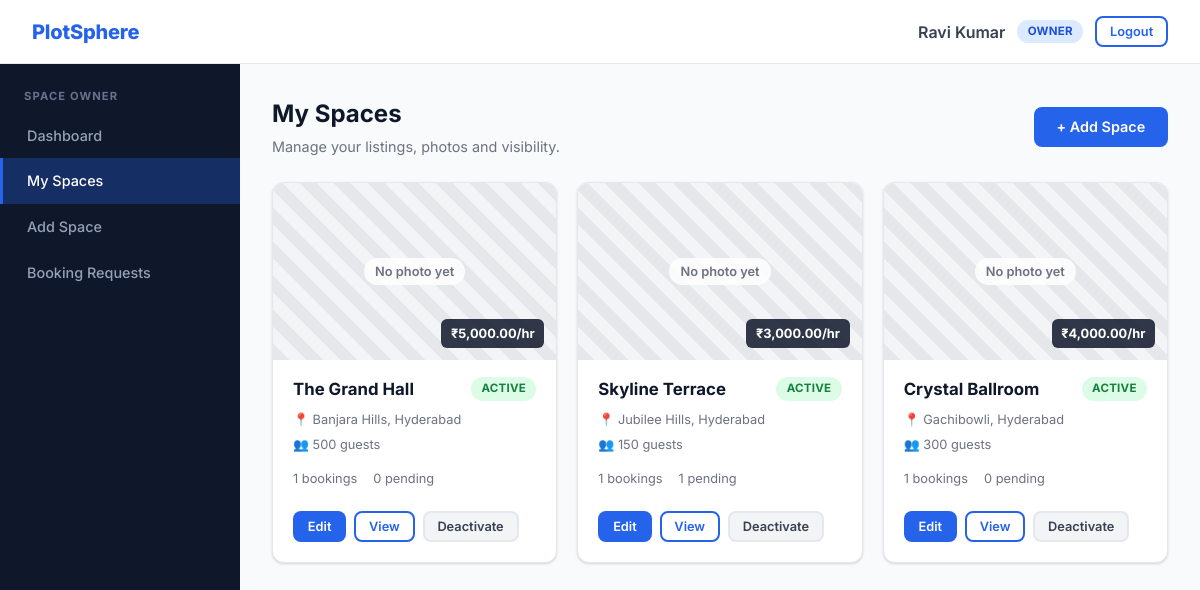
Screenshot of /owner/my_spaces.php (signed in) with the database file from the repository.
### tables this page shows
CREATE TABLE users (
  id INT AUTO_INCREMENT PRIMARY KEY,
  username VARCHAR(50) UNIQUE NOT NULL,
  password VARCHAR(255) NOT NULL,
  role ENUM('admin', 'owner', 'user') NOT NULL DEFAULT 'user',
  full_name VARCHAR(100),
  email VARCHAR(100),
  status ENUM('active','inactive') NOT NULL DEFAULT 'active',
  created_at DATETIME DEFAULT CURRENT_TIMESTAMP
);

CREATE TABLE spaces (
  id INT AUTO_INCREMENT PRIMARY KEY,
  owner_id INT NOT NULL,
  name VARCHAR(100) NOT NULL,
  location VARCHAR(150) NOT NULL,
  capacity INT NOT NULL,
  price_per_hour DECIMAL(10,2) NOT NULL,
  description TEXT,
  themes VARCHAR(255),
  amenities VARCHAR(255),
  photo VARCHAR(255) NULL DEFAULT NULL,
  status ENUM('active','inactive') DEFAULT 'active',
  created_at DATETIME DEFAULT CURRENT_TIMESTAMP,
  FOREIGN KEY (owner_id) REFERENCES users(id)
);

### db/connect.php (called while the page is built, shortened)
<?php
$user = 'root';

### auth/check.php (called while the page is built)
<?php
require_once __DIR__ . '/../includes/bootstrap.php';
require_login();

### owner/my_spaces.php (the view, shortened to what this page needs)
<?php
require_once __DIR__ . '/../auth/check.php';
$user = require_role('owner');
$ownerId = (int)$user['id'];
$spaces = db_all(
    "SELECT s.*,
            (SELECT COUNT(*) FROM bookings b WHERE b.space_id = s.id) AS total_bookings,
            (SELECT COUNT(*) FROM bookings b WHERE b.space_id = s.id AND b.status = 'pending') AS pending_bookings
     FROM spaces s WHERE s.owner_id = ? ORDER BY s.created_at DESC",
    [$ownerId]
);
require __DIR__ . '/../includes/header.php';
?>
<div class="page-header page-header-row">
  <div>
    <h1>My Spaces</h1>
    <p>Manage your listings, photos and visibility.</p>
  </div>
  <a class="btn btn-primary" href="<?php echo e(url('owner/add_space.php')); ?>">+ Add Space</a>
</div>
<?php if ($spaces): ?>
<div class="spaces-grid">
  <?php foreach ($spaces as $s): ?>
    <article class="space-card<?php echo $s['status'] === 'inactive' ? ' is-inactive' : ''; ?>">
      <div class="space-card-media">
        <?php echo photo_html($s['photo'], $s['name']); ?>
        <span class="price-tag"><?php echo money($s['price_per_hour']); ?>/hr</span>
      </div>
      <div class="space-card-body">
        <div class="card-title-row">
          <h3 class="space-card-title"><?php echo e($s['name']); ?></h3>
          <?php echo status_badge($s['status']); ?>
        </div>
        <div class="space-meta">
          <span>📍 <?php echo e($s['location']); ?></span>
          <span>👥 <?php echo (int)$s['capacity']; ?> guests</span>
        </div>
        <div class="space-meta">
          <span><?php echo (int)$s['total_bookings']; ?> bookings</span>
          <span><?php echo (int)$s['pending_bookings']; ?> pending</span>
        </div>
        <div class="space-card-footer">
          <a class="btn btn-primary btn-sm" href="<?php echo e(url('owner/edit_space.php?id=' . (int)$s['id'])); ?>">Edit</a>
          <?php if ($s['status'] === 'active'): ?>
            <a class="btn btn-outline btn-sm" href="<?php echo e(url('user/space.php?id=' . (int)$s['id'])); ?>">View</a>
          <?php endif; ?>
          <form method="post" class="inline-form">
            <button class="btn btn-sm <?php echo $s['status'] === 'active' ? 'btn-muted' : 'btn-success'; ?>" type="submit"><?php echo $s['status'] === 'active' ? 'Deactivate' : 'Activate'; ?></button>
          </form>
        </div>
      </div>
    </article>
  <?php endforeach; ?>
</div>
<?php else: ?>
  <div class="empty-state">You haven't listed any spaces yet. <a href="<?php echo e(url('owner/add_space.php')); ?>">Add your first space</a>.</div>
<?php endif; ?>
<?php require __DIR__ . '/../includes/footer.php'; ?>

### includes/header.php (shortened to what this page needs)
<?php
$user = current_user();
$current = substr(str_replace('\\', '/', (string)($_SERVER['SCRIPT_NAME'] ?? '')), strlen(base_url()) + 1);
$menus = [
    'user' => ['Customer' => [
        'user/home.php' => 'Dashboard',
        'user/browse.php' => 'Browse Spaces',
        'user/my_bookings.php' => 'My Bookings',
    ]],
    'owner' => ['Space Owner' => [
        'owner/home.php' => 'Dashboard',
        'owner/my_spaces.php' => 'My Spaces',
        'owner/add_space.php' => 'Add Space',
        'owner/bookings.php' => 'Booking Requests',
    ]],
    'admin' => ['Administrator' => [
        'admin/home.php' => 'Dashboard',
        'admin/users.php' => 'Users',
        'admin/spaces.php' => 'Spaces',
        'admin/bookings.php' => 'Bookings',
    ]],
];
$aliases = ['user/space.php' => 'user/browse.php', 'user/book.php' => 'user/browse.php', 'owner/edit_space.php' => 'owner/my_spaces.php'];
$activeLink = $aliases[$current] ?? $current;
?>
<!DOCTYPE html>
<html lang="en">
<head>
  <link rel="stylesheet" href="<?php echo e(url('css/styles.css')); ?>">
</head>
<body>
<?php if ($user): ?>
  <header class="topbar">
    <a class="navbar-brand" href="<?php echo e(url(home_for_role($user['role']))); ?>">PlotSphere</a>
    <div class="topbar-user">
      <span class="user"><?php echo e($user['full_name'] ?: $user['username']); ?></span>
      <?php echo status_badge($user['role']); ?>
      <form method="post" action="<?php echo e(url('logout.php')); ?>" class="inline-form">
        <button class="btn btn-outline btn-sm" type="submit">Logout</button>
      </form>
    </div>
  </header>
  <div class="dashboard-layout">
    <nav class="sidebar" aria-label="Main navigation">
      <?php foreach ($menus[$user['role']] ?? [] as $section => $links): ?>
        <div class="sidebar-section"><?php echo e($section); ?></div>
        <?php foreach ($links as $href => $label): ?>
          <a class="sidebar-link<?php echo $activeLink === $href ? ' active' : ''; ?>" href="<?php echo e(url($href)); ?>"><?php echo e($label); ?></a>
        <?php endforeach; ?>
      <?php endforeach; ?>
    </nav>
    <main class="main-content">
<?php endif; ?>

### includes/bootstrap.php (shortened to what this page needs)
<?php
require_once __DIR__ . '/../db/connect.php';
function e($value): string
{
    return htmlspecialchars((string)$value, ENT_QUOTES, 'UTF-8');
}
function base_url(): string
{
    static $base = null;
    if ($base !== null) {
        return $base;
    }
    $root = realpath((string)($_SERVER['DOCUMENT_ROOT'] ?? '')) ?: '';
    $app = realpath(__DIR__ . '/..') ?: '';
    if ($root !== '' && stripos($app, $root) === 0) {
        $base = str_replace('\\', '/', substr($app, strlen($root)));
    } else {
        $base = '/metromingle';
    }
    $base = '/' . trim($base, '/');
    if ($base === '/') {
        $base = '';
    }
    return $base;
}
function url(string $path = ''): string
{
    return base_url() . '/' . ltrim($path, '/');
}
function money($amount): string
{
    return '₹' . number_format((float)$amount, 2);
}
function status_badge(string $status): string
{
    $map = [
        'active' => 'success', 'confirmed' => 'success',
        'pending' => 'warning',
        'inactive' => 'gray', 'cancelled' => 'gray',
        'rejected' => 'danger',
        'admin' => 'danger', 'owner' => 'blue', 'user' => 'gray',
    ];
    $label = $status === 'user' ? 'customer' : $status;
    return '<span class="badge badge-' . ($map[$status] ?? 'gray') . '">' . e($label) . '</span>';
}
function db_run(string $sql, array $params = []): mysqli_stmt
{
    global $conn;
    $stmt = $conn->prepare($sql);
    if ($params) {
        $types = '';
        foreach ($params as $p) {
            $types .= is_int($p) ? 'i' : (is_float($p) ? 'd' : 's');
        }
        $values = array_values($params);
        $stmt->bind_param($types, ...$values);
    }
    $stmt->execute();
    return $stmt;
}
function db_all(string $sql, array $params = []): array
{
    $result = db_run($sql, $params)->get_result();
    return $result ? $result->fetch_all(MYSQLI_ASSOC) : [];
}
function db_one(string $sql, array $params = []): ?array
{
    return db_all($sql, $params)[0] ?? null;
}
function home_for_role(string $role): string
{
    return ['admin' => 'admin/home.php', 'owner' => 'owner/home.php'][$role] ?? 'user/home.php';
}
function current_user(): ?array
{
    static $user = false;
    if ($user !== false) {
        return $user;
    }
    $user = null;
    if (!empty($_SESSION['user_id'])) {
        $row = db_one('SELECT id, username, role, full_name, email, status FROM users WHERE id = ?', [(int)$_SESSION['user_id']]);
        if ($row && $row['status'] === 'active') {
            $user = $row;
        } else {
            $_SESSION = [];
            session_regenerate_id(true);
        }
    }
    return $user;
}
function require_login(): array
{
    $user = current_user();
    return $user;
}
function require_role(string ...$roles): array
{
    $user = require_login();
    return $user;
}
function is_safe_photo_path(?string $path): bool
{
    return is_string($path) && preg_match('#^uploads/spaces/[a-f0-9]{32}\.(jpg|png|webp)$#', $path) === 1;
}
function photo_html(?string $path, string $alt, string $class = 'space-photo'): string
{
    return '<div class="' . e($class) . ' photo-placeholder" role="img" aria-label="No photo available"><span>No photo yet</span></div>';
}

### rows the page displays
users: full_name "Ravi Kumar", role "OWNER"
spaces: price_per_hour "₹5,000.00", name "The Grand Hall", status "ACTIVE", location "Banjara Hills, Hyderabad", capacity "500", total_bookings "1", pending_bookings "0", shows "Deactivate"
spaces: price_per_hour "₹3,000.00", name "Skyline Terrace", status "ACTIVE", location "Jubilee Hills, Hyderabad", capacity "150", total_bookings "1", pending_bookings "1", shows "Deactivate"
spaces: price_per_hour "₹4,000.00", name "Crystal Ballroom", status "ACTIVE", location "Gachibowli, Hyderabad", capacity "300", total_bookings "1", pending_bookings "0", shows "Deactivate"

### other values shown
$section "SPACE OWNER"
$label "Dashboard"
$label "My Spaces"
$label "Add Space"
$label "Booking Requests"
